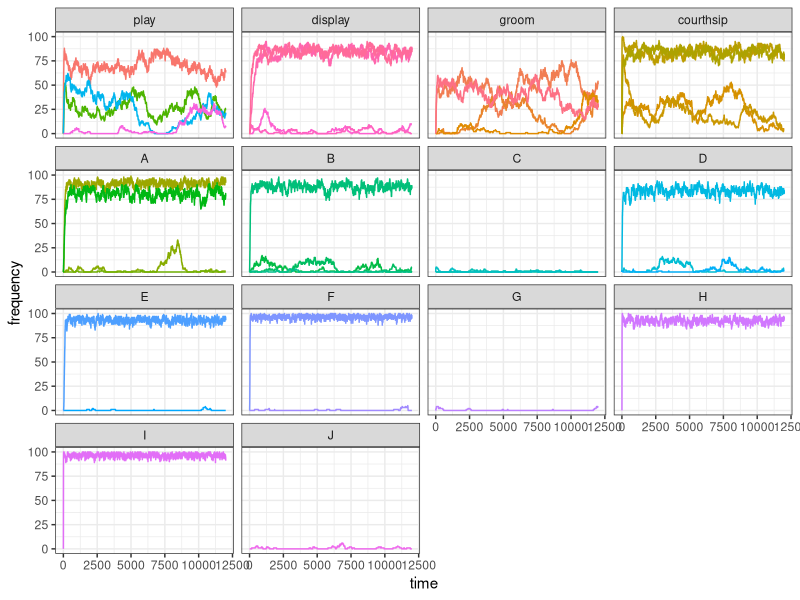
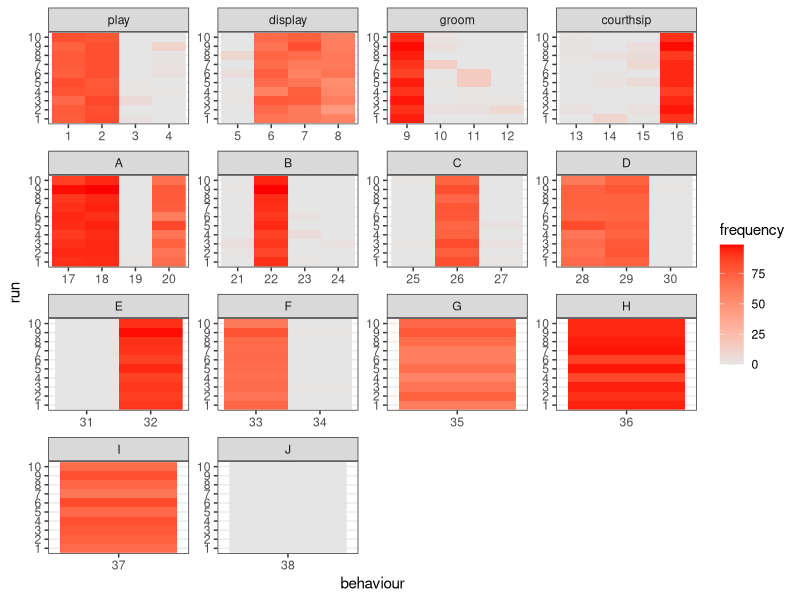

Recreate these plots in R, in order. (Note: a time limit stopped this script after it produced the figures.)
## ---- chunk 1
knitr::opts_chunk$set(echo = TRUE)
## ---- chunk 2
library(tidyverse)
library(scales)

set_oranzees_world <- function(alpha_g, alpha_e) {
  list_pop <- c("Uossob", "Iat Forest", "Ebmog", "Elaham", "Elabik", "Ognodub")
  output <- tibble(
    population = rep(list_pop, each = 38),
    behaviour = as.factor(rep(1:38, 6)),
    type = rep(c(rep("social", 16), rep("food-related", 22)), 6),
    category = rep(c(
      rep("play", 4), rep("display", 4), rep("groom", 4), rep("courthsip", 4),
      "A", "A", "A", "A", "B", "B", "B", "B", "C", "C", "C", "D", "D", "D", "E", "E", "F", "F", "G", "H", "I", "J"
    ), 6),
    nutrient = rep(c(rep(NA, 16), "Y", "Y", "Y", "Y", "Z", "Z", "Z", "Z", "Y", "Y", "Y", "Z", "Z", "Z", "Y", "Y", "Z", "Z", "Y", "Z", "Y", "Z"), 6),
    p_g = rep(NA, 38 * 6),
    p_e = rep(NA, 38 * 6)
  )

  env_or_x <- c(220, 230, 700, 705, 710, 750)
  env_or_y <- c(660, 610, 450, 430, 510, 550)

  # genetic predispositions:
  x_g <- sample(1:1000, 38)
  y_g <- sample(1:1000, 38)

  # ecological availability:
  x_e <- sample(1:1000, 38)
  y_e <- sample(1:1000, 38)

  for (behav in 1:38) {
    output[output$behaviour == behav, ]$p_g <- 1 - rescale(sqrt((x_g[behav] - env_or_x)^2 + (y_g[behav] - env_or_y)^2), to = c(1 - alpha_g, alpha_g))

    if (behav > 16) {
      output[output$behaviour == behav, ]$p_e <- 1 - rescale(sqrt((x_e[behav] - env_or_x)^2 + (y_e[behav] - env_or_y)^2), to = c(1 - alpha_e, alpha_e))
    }
  }
  # return the tibble:
  output
}

update_demography <- function(pop) {
  pop[, 39] <- pop[, 39] + 1
  pop[pop[, 39] >= 720, ] <- 0
  old <- which(pop[, 39] > 300)
  dead <- sample(c(TRUE, FALSE), length(old), prob = c(.01, .99), replace = TRUE)
  pop[old[dead], ] <- 0
  pop
}

update_social_behaviours <- function(pop, test_world) {
  N <- dim(pop)[1]
  state <- ((rowSums(pop[, 1:4]) >= 1) + (rowSums(pop[, 5:8]) >= 1) + (rowSums(pop[, 9:12]) >= 1) + (rowSums(pop[, 13:16]) >= 1)) / 4
  p_state <- runif(N) < rnorm(N, mean = 1 - state, sd = 0.05)
  p_peering <- rnorm(16, mean = colSums(pop[, 1:16]), sd = 1)
  p_peering[p_peering < 0] <- 0
  innovation_i <- sample(1:16, N, prob = p_peering, replace = TRUE)
  p_innovate <- runif(N) < test_world$p_g[innovation_i] * p_state
  for (i in (1:N)[p_innovate]) {
    pop[i, innovation_i[i]] <- 1
  }
  pop
}

update_food_behaviours <- function(pop, test_world) {
  N <- dim(pop)[1]
  nut_y <- (rowSums(pop[, 17:20]) >= 1) + (rowSums(pop[, 25:27]) >= 1) + (rowSums(pop[, 31:32]) >= 1) + pop[, 35] + pop[, 37]
  nut_z <- (rowSums(pop[, 21:24]) >= 1) + (rowSums(pop[, 28:30]) >= 1) + (rowSums(pop[, 33:34]) >= 1) + pop[, 36] + pop[, 38]
  state <- (nut_y + nut_z - abs(nut_y - nut_z)) / 10
  p_state <- runif(N) < rnorm(N, mean = 1 - state, sd = 0.05)
  p_peering <- rnorm(22, mean = colSums(pop[, 17:38]), sd = 1)
  p_peering[p_peering < 0] <- 0
  innovation_i <- sample(17:38, N, prob = p_peering, replace = TRUE)
  p_innovate <- runif(N) < test_world$p_g[innovation_i] * test_world$p_e[innovation_i] * p_state
  for (i in (1:N)[p_innovate]) {
    pop[i, innovation_i[i]] <- 1
  }
  pop
}

###
### MAIN FUNCTION
###

mockup_oranzees <- function(t_max, alpha_g, alpha_e, init_world, n_run) {
  N <- 100

  if (n_run == 1) {
    output <- matrix(nrow = t_max, ncol = 38)
  }
  else {
    output <- matrix(nrow = n_run, ncol = 38)
  }

  oranzees_world <- set_oranzees_world(alpha_g, alpha_e)
  test_world <- oranzees_world %>%
    filter(population == "Uossob")

  for (run in 1:n_run) {
    pop <- matrix(c(rep(0, 38 * N), sample(1:300, N, replace = TRUE)), nrow = N, byrow = FALSE)
    if (init_world) {
      oranzees_world <- set_oranzees_world(alpha_g, alpha_e)
      test_world <- oranzees_world %>%
        filter(population == "Uossob")
    }
    # start simulation here:
    for (t in 1:t_max) {
      if (n_run == 1) {
        output[t, ] <- colSums(pop[, 1:38])
      }
      pop <- update_demography(pop)
      pop <- update_social_behaviours(pop, test_world)
      pop <- update_food_behaviours(pop, test_world)
    }
    if (n_run > 1) {
      output[run, ] <- colSums(pop[, 1:38])
    }
  }
  output
}
## ---- chunk 3
plot_one_run <- function(my_test, t_max) {
  my_test <- gather(as_tibble(my_test), 1:38, key = "behaviour", value = "frequency")
  data_to_plot <- tibble(
    behaviour = my_test$behaviour,
    frequency = my_test$frequency,
    time = rep(1:t_max, 38),
    category = as_factor(c(
      rep("play", t_max * 4), rep("display", t_max * 4), rep("groom", t_max * 4), rep("courthsip", t_max * 4),
      rep("A", t_max * 4), rep("B", t_max * 4), rep("C", t_max * 3), rep("D", t_max * 3),
      rep("E", t_max * 2), rep("F", t_max * 2), rep("G", t_max), rep("H", t_max),
      rep("I", t_max), rep("J", t_max)
    ))
  )
  ggplot(data = data_to_plot) +
    geom_line(aes(x = time, y = frequency, color = behaviour)) +
    facet_wrap(~category) +
    theme_bw() +
    theme(legend.position = "none")
}
## ---- chunk 4
my_test <- mockup_oranzees(t_max = 12000, alpha_g = 0.7, alpha_e = 0.9, init_world = FALSE, n_run = 1)
plot_one_run(my_test = my_test, t_max = 12000)
## ---- chunk 5
library(reshape2)
plot_multiple_runs <- function(my_test, n_run) {
  as_tibble(melt(my_test, varnames = c("run", "behaviour"), value.name = "frequency")) %>%
    mutate(run = as_factor(run), behaviour = as_factor(behaviour)) %>%
    add_column(category = as_factor(c(
      rep("play", 4 * n_run), rep("display", 4 * n_run), rep("groom", 4 * n_run), rep("courthsip", 4 * n_run),
      rep("A", 4 * n_run), rep("B", 4 * n_run), rep("C", 3 * n_run), rep("D", 3 * n_run),
      rep("E", 2 * n_run), rep("F", 2 * n_run), rep("G", n_run), rep("H", n_run),
      rep("I", n_run), rep("J", n_run)
    ))) %>%
    ggplot() +
    geom_raster(aes(x = behaviour, y = run, fill = frequency)) +
    facet_wrap(~category, scales = "free") +
    scale_fill_gradient(low = "grey90", high = "red") +
    theme_bw()
}
## ---- chunk 6
my_test <- mockup_oranzees(t_max = 12000, alpha_g = 0.7, alpha_e = 0.9, init_world = FALSE, n_run = 10)
plot_multiple_runs(my_test = my_test, n_run = 10)
## ---- chunk 7
my_test <- mockup_oranzees(t_max = 12000, alpha_g = 1, alpha_e = 1, init_world = FALSE, n_run = 1)
plot_one_run(my_test = my_test, t_max = 12000)
## ---- chunk 8
my_test <- mockup_oranzees(t_max = 12000, alpha_g = 0.5, alpha_e = 0.5, init_world = FALSE, n_run = 1)
plot_one_run(my_test = my_test, t_max = 12000)
## ---- chunk 9
results <- as.matrix(read.table("output/test_alpha=0.5.csv"))

cumulative <- tibble(category = as_factor(c("customary", "habitual", "present", "absent", "customary", "habitual", "present", "absent")),
                     type = as_factor(c(rep("social", 4), rep("food", 4))),
                     n_behaviours = c(sum(results[, 1:16]>=90), 
                                  sum(results[, 1:16]>=70 & results[, 1:16]<90), 
                                  sum(results[, 1:16]>=10 & results[, 1:16]<70), 
                                  sum(results[, 1:16]<10),
                                  sum(results[, 17:38]>=90), 
                                  sum(results[, 17:38]>=70 & results[, 17:38]<90), 
                                  sum(results[, 17:38]>=10 & results[, 17:38]<70), 
                                  sum(results[, 17:38]<10)))

cumulative_05 <- cumulative

ggplot(data = cumulative) +
  geom_bar(aes(x = category, y = n_behaviours), stat = 'identity') +
  facet_wrap(~type) +
  labs(title = "α = 0.5") +
  theme_bw() 
## ---- chunk 10
results <- as.matrix(read.table("output/test_alpha=0.6.csv"))

cumulative <- tibble(category = as_factor(c("customary", "habitual", "present", "absent", "customary", "habitual", "present", "absent")),
                     type = as_factor(c(rep("social", 4), rep("food", 4))),
                     n_behaviours = c(sum(results[, 1:16]>=90), 
                                  sum(results[, 1:16]>=70 & results[, 1:16]<90), 
                                  sum(results[, 1:16]>=10 & results[, 1:16]<70), 
                                  sum(results[, 1:16]<10),
                                  sum(results[, 17:38]>=90), 
                                  sum(results[, 17:38]>=70 & results[, 17:38]<90), 
                                  sum(results[, 17:38]>=10 & results[, 17:38]<70), 
                                  sum(results[, 17:38]<10)))

ggplot(data = cumulative) +
  geom_bar(aes(x = category, y = n_behaviours), stat = 'identity') +
  facet_wrap(~type) +
  labs(title = "α = 0.6") +
  theme_bw() 

cumulative_06 <- cumulative

results <- as.matrix(read.table("output/test_alpha=0.7.csv"))

cumulative <- tibble(category = as_factor(c("customary", "habitual", "present", "absent", "customary", "habitual", "present", "absent")),
                     type = as_factor(c(rep("social", 4), rep("food", 4))),
                     n_behaviours = c(sum(results[, 1:16]>=90), 
                                  sum(results[, 1:16]>=70 & results[, 1:16]<90), 
                                  sum(results[, 1:16]>=10 & results[, 1:16]<70), 
                                  sum(results[, 1:16]<10),
                                  sum(results[, 17:38]>=90), 
                                  sum(results[, 17:38]>=70 & results[, 17:38]<90), 
                                  sum(results[, 17:38]>=10 & results[, 17:38]<70), 
                                  sum(results[, 17:38]<10)))

ggplot(data = cumulative) +
  geom_bar(aes(x = category, y = n_behaviours), stat = 'identity') +
  facet_wrap(~type) +
  labs(title = "α = 0.7") +
  theme_bw() 

cumulative_07 <- cumulative

results <- as.matrix(read.table("output/test_alpha=0.8.csv"))

cumulative <- tibble(category = as_factor(c("customary", "habitual", "present", "absent", "customary", "habitual", "present", "absent")),
                     type = as_factor(c(rep("social", 4), rep("food", 4))),
                     n_behaviours = c(sum(results[, 1:16]>=90), 
                                  sum(results[, 1:16]>=70 & results[, 1:16]<90), 
                                  sum(results[, 1:16]>=10 & results[, 1:16]<70), 
                                  sum(results[, 1:16]<10),
                                  sum(results[, 17:38]>=90), 
                                  sum(results[, 17:38]>=70 & results[, 17:38]<90), 
                                  sum(results[, 17:38]>=10 & results[, 17:38]<70), 
                                  sum(results[, 17:38]<10)))

ggplot(data = cumulative) +
  geom_bar(aes(x = category, y = n_behaviours), stat = 'identity') +
  facet_wrap(~type) +
  labs(title = "α = 0.8") +
  theme_bw() 

cumulative_08 <- cumulative

results <- as.matrix(read.table("output/test_alpha=0.9.csv"))

cumulative <- tibble(category = as_factor(c("customary", "habitual", "present", "absent", "customary", "habitual", "present", "absent")),
                     type = as_factor(c(rep("social", 4), rep("food", 4))),
                     n_behaviours = c(sum(results[, 1:16]>=90), 
                                  sum(results[, 1:16]>=70 & results[, 1:16]<90), 
                                  sum(results[, 1:16]>=10 & results[, 1:16]<70), 
                                  sum(results[, 1:16]<10),
                                  sum(results[, 17:38]>=90), 
                                  sum(results[, 17:38]>=70 & results[, 17:38]<90), 
                                  sum(results[, 17:38]>=10 & results[, 17:38]<70), 
                                  sum(results[, 17:38]<10)))

ggplot(data = cumulative) +
  geom_bar(aes(x = category, y = n_behaviours), stat = 'identity') +
  facet_wrap(~type) +
  labs(title = "α = 0.9") +
  theme_bw() 

cumulative_09 <- cumulative

results <- as.matrix(read.table("output/test_alpha=1.csv"))

cumulative <- tibble(category = as_factor(c("customary", "habitual", "present", "absent", "customary", "habitual", "present", "absent")),
                     type = as_factor(c(rep("social", 4), rep("food", 4))),
                     n_behaviours = c(sum(results[, 1:16]>=90), 
                                  sum(results[, 1:16]>=70 & results[, 1:16]<90), 
                                  sum(results[, 1:16]>=10 & results[, 1:16]<70), 
                                  sum(results[, 1:16]<10),
                                  sum(results[, 17:38]>=90), 
                                  sum(results[, 17:38]>=70 & results[, 17:38]<90), 
                                  sum(results[, 17:38]>=10 & results[, 17:38]<70), 
                                  sum(results[, 17:38]<10)))

ggplot(data = cumulative) +
  geom_bar(aes(x = category, y = n_behaviours), stat = 'identity') +
  facet_wrap(~type) +
  labs(title = "α = 1") +
  theme_bw() 

cumulative_1 <- cumulative

## ---- chunk 11
bind_rows(cumulative_05, cumulative_06, cumulative_07, cumulative_08, cumulative_09, cumulative_1) %>%
  add_column(alpha=c(rep(0.5, 8), rep(0.6, 8), rep(0.7, 8), rep(0.8, 8), rep(0.9, 8), rep(1, 8))) %>%
  ggplot(aes(x = alpha, y = n_behaviours, color = category)) +
    geom_point() +
    geom_line() +
    facet_wrap(~type) +
    theme_bw()
